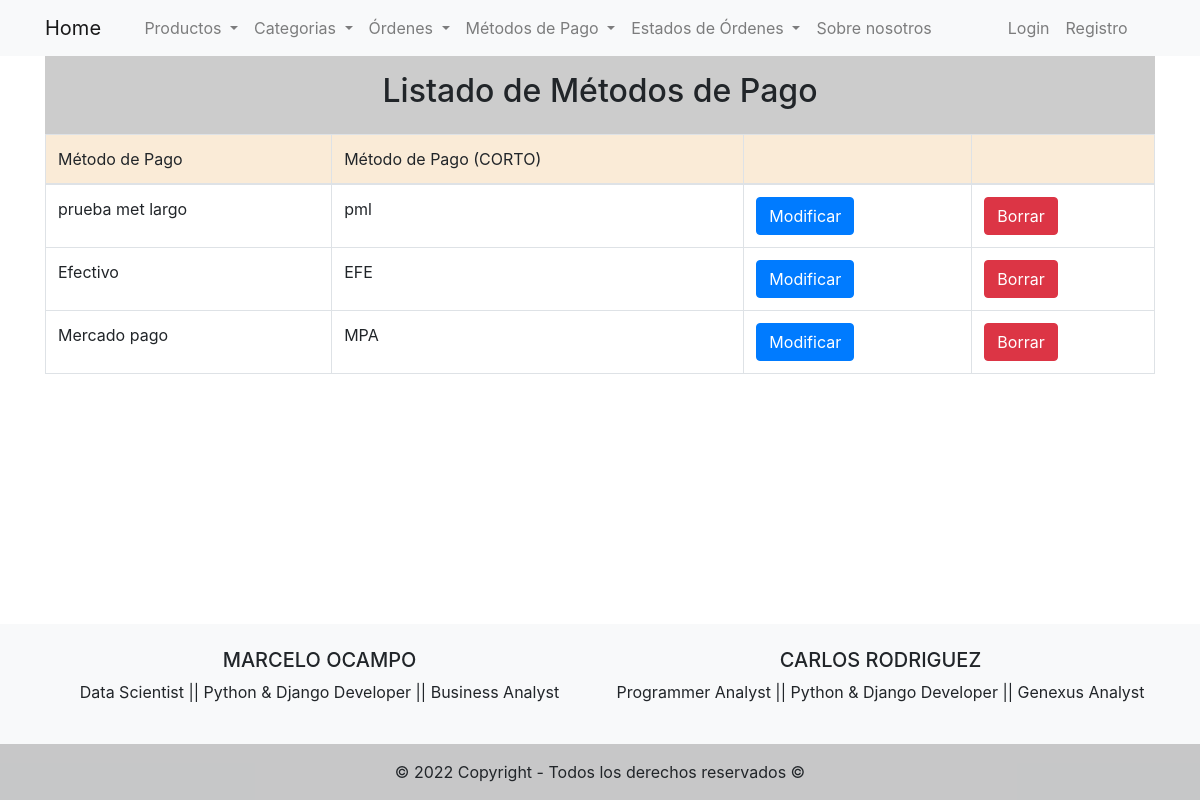
/orders/list-payment-methods/, run on an earlier commit of the app's database.
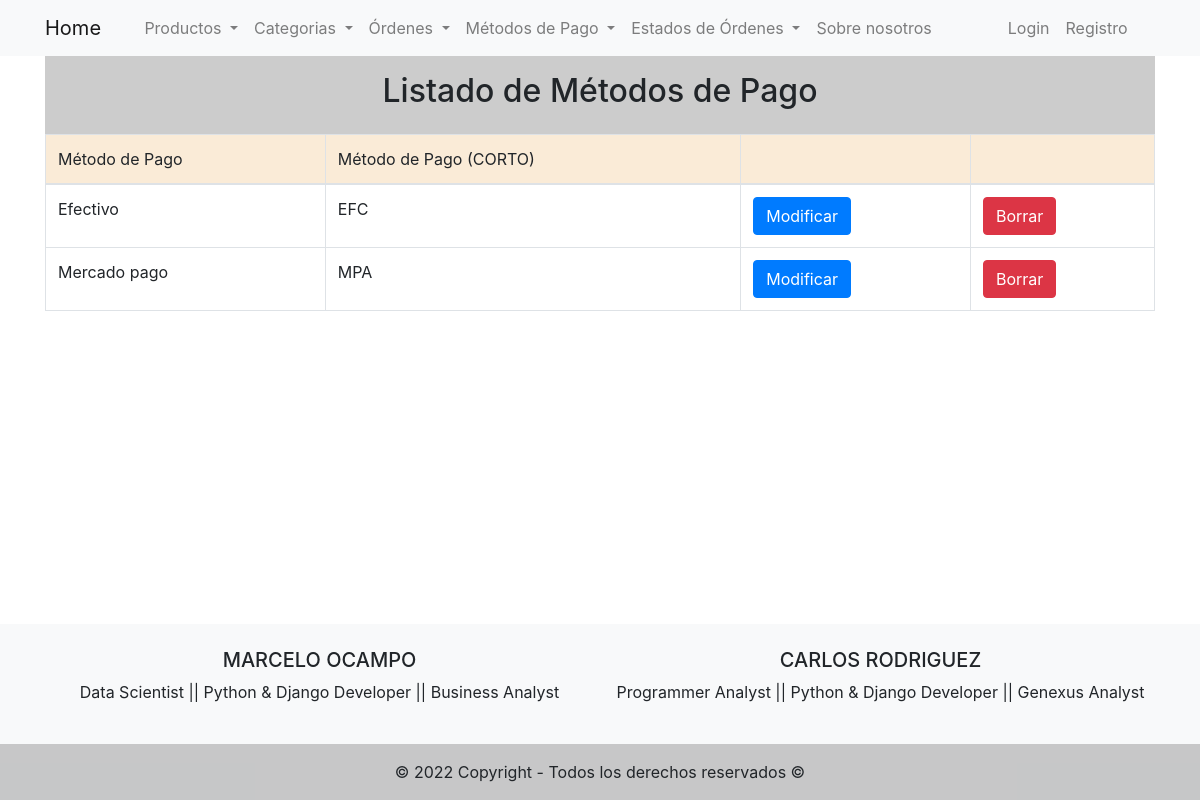
And on a later commit of the database.
### orders/models.py (models this page shows, shortened)
class PaymentMethod(models.Model):
    payment_method_large = models.CharField(max_length=20, unique=True)
    payment_method_short = models.CharField(max_length=3)

### orders/views.py (the view)
# urls.py: path('list-payment-methods/', PaymentMethodListView.as_view(), name='list_payment_methods'),
class PaymentMethodListView(ListView):
    model = PaymentMethod
    template_name = 'orders/list_payment_methods.html'

### templates/orders/list_payment_methods.html (shortened to what this page needs)
{% extends 'base.html' %}
{% block content %}
  <div class="text-center p-3" style="background-color: rgba(0, 0, 0, 0.2);">
    <h2>Listado de Métodos de Pago</h2>
  </div>
  <table class="table table-bordered">
    <thead style="background-color: antiquewhite;">
      <tr>
        <td>Método de Pago</td>
        <td>Método de Pago (CORTO)</td>
        <td></td>
        <td></td>
      </tr>
    </thead>
    <tbody>
      {% if object_list %}
        {% for payment_method in object_list %}
          <tr>
            <td>{{payment_method.payment_method_large}}</td>
            <td>{{payment_method.payment_method_short}}</td>
            <td> <a href="/orders/update-payment-method/{{payment_method.id}}/" class="btn btn-primary">Modificar</a> </td>
            <td> <a href="/orders/delete-payment-method/{{payment_method.id}}/" class="btn btn-danger">Borrar</a> </td>
          </tr>
        {% endfor %}
      {% else %}
        <h1>No hay registro de métodos de pago</h1>
      {% endif %}
    </tbody>
  </table>
{% endblock %}

What changed in the data, as far as the page shows it:
removed PaymentMethod: payment_method_large "prueba met largo", payment_method_short "pml"
changed PaymentMethod "Efectivo": payment_method_short "EFE" → "EFC"
